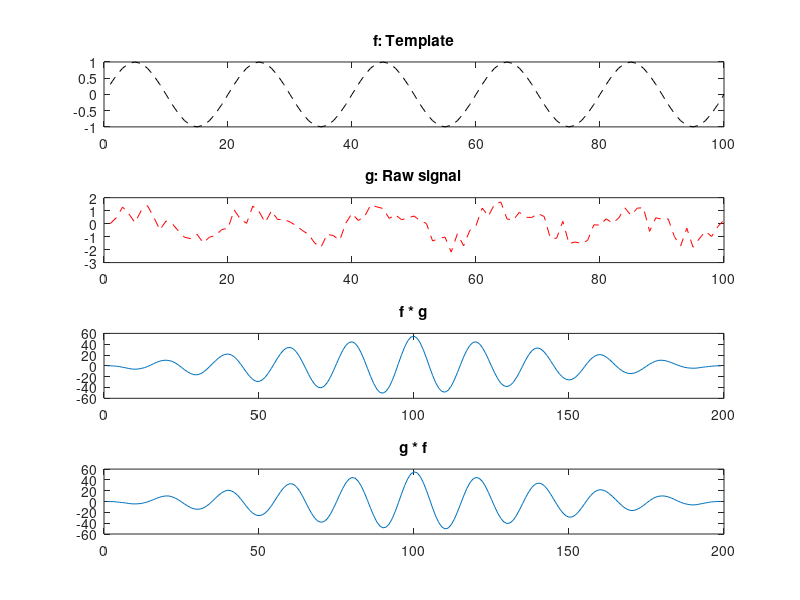

Reproduce this figure in MATLAB. (Note: this script raises an error after producing the figure.)
% Cải thiện chất lượng PPG bằng tính toán độ tương quan chéo xcorr
n = 100; % Số lượng mẫu
Raw_Sig = sin(2 * pi * (1:n) / 20) + 0.5 * randn(1, n)
template =  sin(2 * pi * (1:n) / 20);
f = template; % % Dữ liệu mẫu tốt nhất(ổn định)
g = Raw_Sig; %  PPG cần cải thiện

g = resample(Raw_Sig, length(f), length(g)); % Resampling the signal to the same length as the template

xcorr_f_g = xcorr(f, g); % Cross-correlation of f and g
xcorr_g_f = xcorr(g, f); % Cross-correlation of g and f

figure;
subplot(4,1,1)
plot(f, 'k--'); % Plot the template
title('f: Template');
subplot(4,1,2);
plot(g, 'r--'); % Plot the raw signal
title('g: Raw signal');
subplot(4,1,3);
plot(xcorr_f_g); % Plot cross-correlation f * g
title('f * g');
subplot(4,1,4);
plot(xcorr_g_f); % Plot cross-correlation g * f
title('g * f');

sgtitle('Cross correlation'); % Use sgtitle for a title across subplots (if supported)
